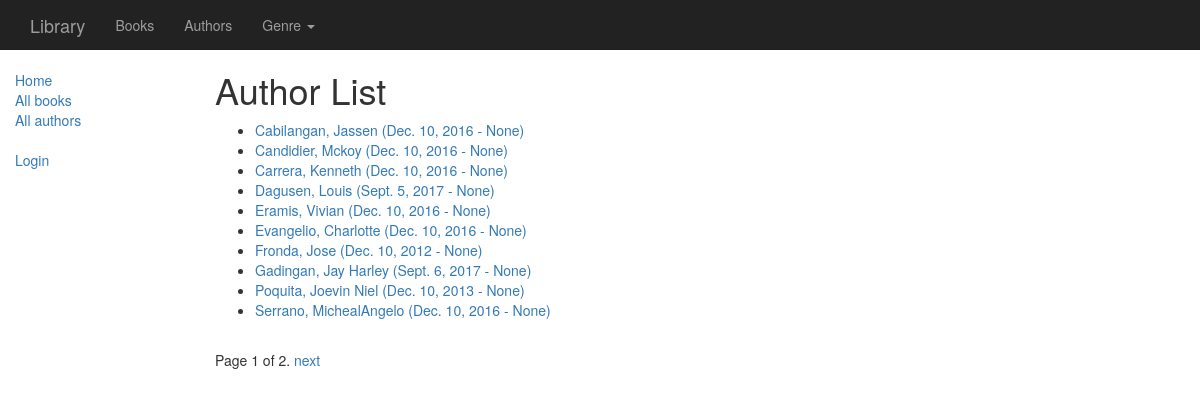
Screenshot of /authors/ with the database file from the repository.
### catalog/models.py (models this page shows, shortened)
class Author(models.Model):
    first_name = models.CharField(max_length=100)
    last_name = models.CharField(max_length=100)
    date_of_birth = models.DateField(null=True, blank=True)
    date_of_death = models.DateField('Died', null=True, blank=True)
    def get_absolute_url(self):
        return reverse('author-detail', args=[str(self.id)])
    class Meta:
        ordering = ['last_name']

### catalog/views.py (the view)
# urls.py: url(r'^authors/$', views.AuthorListView.as_view(), name='authors'),
class AuthorListView(generic.ListView):
    model = Author
    paginate_by = 10
    context_object_name = 'author_list'   # your own name for the list as a template variable
    template_name = "author_list.html"  # Specify your own template name/location
    def get_queryset(self):
        return Author.objects.filter(last_name__icontains='')[:] # Get 5 books containing the title war
    def get_context_data(self, **kwargs):
        context = super(AuthorListView, self).get_context_data(**kwargs)
        context['some_data'] = 'This is just some data'
        return context

### catalog/templates/author_list.html (shortened to what this page needs)
{% extends "base_generic.html" %}
{% block content %}
    <h1>Author List</h1>
    {% if author_list %}
    <ul>
      {% for author in author_list %}
      <li>
        <a href="{{ author.get_absolute_url }}">{{ author.last_name }}, {{ author.first_name }} ({{ author.date_of_birth }} - {{ author.date_of_death }})</a>
      </li>
      {% endfor %}
    </ul>
    {% else %}
      <p>There are no books in the library.</p>
    {% endif %}
{% endblock %}

### rows the page displays
Author: last_name "Cabilangan", first_name "Jassen", date_of_birth "Dec. 10, 2016", date_of_death "None"
Author: last_name "Candidier", first_name "Mckoy", date_of_birth "Dec. 10, 2016", date_of_death "None"
Author: last_name "Carrera", first_name "Kenneth", date_of_birth "Dec. 10, 2016", date_of_death "None"
Author: last_name "Dagusen", first_name "Louis", date_of_birth "Sept. 5, 2017", date_of_death "None"
Author: last_name "Eramis", first_name "Vivian", date_of_birth "Dec. 10, 2016", date_of_death "None"
Author: last_name "Evangelio", first_name "Charlotte", date_of_birth "Dec. 10, 2016", date_of_death "None"
Author: last_name "Fronda", first_name "Jose", date_of_birth "Dec. 10, 2012", date_of_death "None"
Author: last_name "Gadingan", first_name "Jay Harley", date_of_birth "Sept. 6, 2017", date_of_death "None"
Author: last_name "Poquita", first_name "Joevin Niel", date_of_birth "Dec. 10, 2013", date_of_death "None"
Author: last_name "Serrano", first_name "MichealAngelo", date_of_birth "Dec. 10, 2016", date_of_death "None"

### other values shown
{{ page_obj.number }} "1"
{{ page_obj.paginator.num_pages }} "2"
